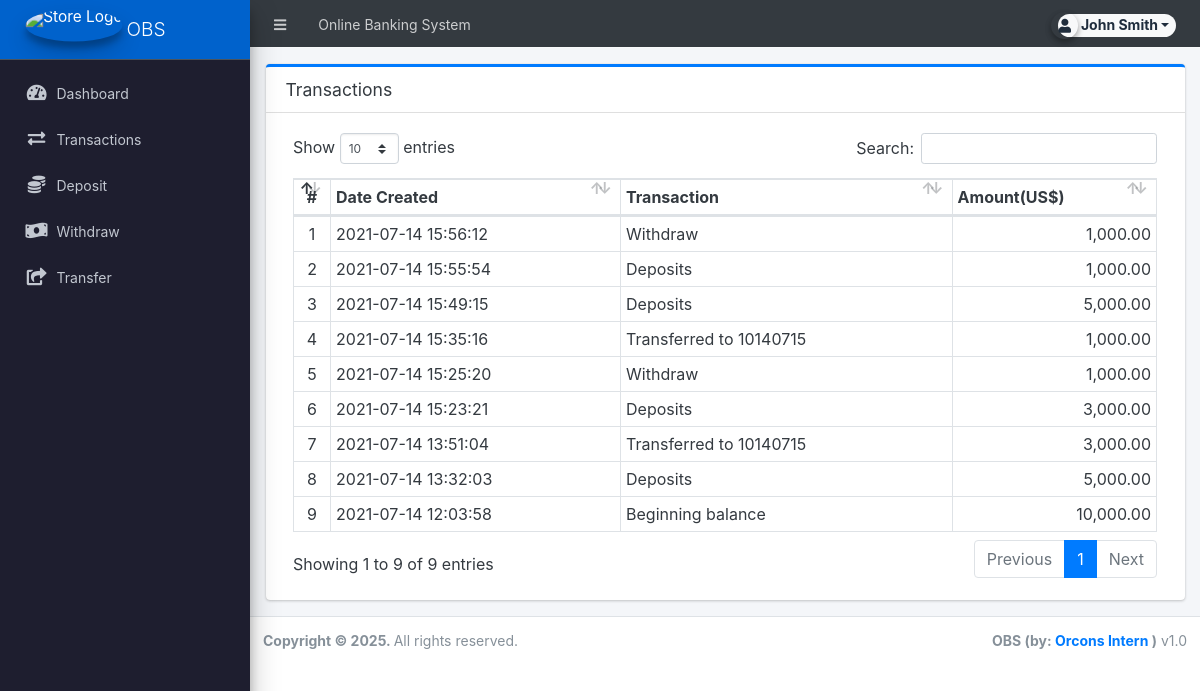
The app's page /client/?page=transaction (signed in) with its own data.
### tables this page shows
CREATE TABLE `transactions` (
  `id` int(30) NOT NULL,
  `account_id` int(30) NOT NULL,
  `type` tinyint(4) NOT NULL COMMENT '1=Cash in, 2= Withdraw, 3=transfer',
  `amount` float NOT NULL,
  `remarks` text DEFAULT NULL,
  `date_created` datetime NOT NULL DEFAULT current_timestamp()
);

### config.php (called while the page is built, shortened)
<?php
require_once('classes/DBConnection.php');
require_once('classes/SystemSettings.php');
function validate_image($file){
	if(!empty($file)){
		if(is_file(base_app.$file)){
			return base_url.$file;
		}else{
			return base_url.'dist/img/no-image-available.png';
		}
	}else{
		return base_url.'dist/img/no-image-available.png';
	}
}
function isMobileDevice(){
    $aMobileUA = array(
        '/iphone/i' => 'iPhone',
        '/ipod/i' => 'iPod',
        '/ipad/i' => 'iPad',
        '/android/i' => 'Android',
        '/blackberry/i' => 'BlackBerry',
        '/webos/i' => 'Mobile'
    );
    return false;
}
?>

### classes/DBConnection.php (called while the page is built, shortened)
<?php
class DBConnection{
    private $host = DB_SERVER;
    private $username = DB_USERNAME;
    private $password = DB_PASSWORD;
    private $database = DB_NAME;
    public $conn;
    public function __construct(){
        if (!isset($this->conn)) {
            $this->conn = new mysqli($this->host, $this->username, $this->password, $this->database);
        }
    }
}
?>

### client/transaction/index.php (the view, shortened to what this page needs)
<div class="card card-outline card-primary">
	<div class="card-header">
		<h3 class="card-title">Transactions</h3>
	</div>
	<div class="card-body">
        <div class="container-fluid">
			<table class="table table-bordered table-stripped" id="indi-list">
				<thead>
					<tr>
						<th class="text-center">#</th>
						<th>Date Created</th>
						<th>Transaction</th>
						<th>Amount(US$)</th>
					</tr>
				</thead>
				<tbody>
					<?php
					$i = 1;
						$qry = $conn->query("SELECT t.*,concat(a.lastname,', ',a.firstname, a.middlename) as `name`,a.account_number from `transactions` t inner join `accounts` a on a.id = t.account_id where t.account_id = '".$_settings->userdata('id')."' order by unix_timestamp(t.date_created) desc ");
						while($row = $qry->fetch_assoc()):
					?>
						<tr>
							<td class="text-center"><?php echo $i++; ?></td>
							<td><?php echo $row['date_created'] ?></td>
							<td><?php echo $row['remarks'] ?></td>
							<td class='text-right'><?php echo number_format($row['amount'],2) ?></td>
						</tr>
					<?php endwhile; ?>
				</tbody>
			</table>
		</div>
	</div>
</div>

### client/index.php (shortened to what this page needs)
<?php require_once('../config.php'); ?>
<?php
$balance = $conn->query("SELECT * FROM `accounts` where id=".$_settings->userdata('id'));
$_settings->set_userdata('balance', $balance->fetch_assoc()['balance']);
?>
 <!DOCTYPE html>
<html lang="en" class="" style="height: auto;">
<?php require_once('inc/header.php') ?>
  <body class="sidebar-mini layout-fixed control-sidebar-slide-open layout-navbar-fixed sidebar-mini-md sidebar-mini-xs" data-new-gr-c-s-check-loaded="14.991.0" data-gr-ext-installed="" style="height: auto;">
    <div class="wrapper">
     <?php require_once('inc/topBarNav.php') ?>
     <?php require_once('inc/navigation.php') ?>
     <?php $page = isset($_GET['page']) ? $_GET['page'] : 'home';  ?>
      <div class="content-wrapper pt-3" style="min-height: 567.854px;">
        <section class="content  text-dark">
          <div class="container-fluid">
            <?php
              if(!file_exists($page.".php") && !is_dir($page)){
                  include '404.html';
              }else{
                if(is_dir($page))
                  include $page.'/index.php';
                else
                  include $page.'.php';
              }
            ?>
          </div>
        </section>
      </div>
      <?php require_once('inc/footer.php') ?>
  </body>
</html>

### client/inc/header.php (shortened to what this page needs)
<head>
    <link rel="stylesheet" href="<?php echo base_url ?>plugins/fontawesome-free/css/all.min.css">
    <link rel="stylesheet" href="<?php echo base_url ?>plugins/tempusdominus-bootstrap-4/css/tempusdominus-bootstrap-4.min.css">
  <link rel="stylesheet" href="<?php echo base_url ?>plugins/datatables-bs4/css/dataTables.bootstrap4.min.css">
  <link rel="stylesheet" href="<?php echo base_url ?>plugins/datatables-responsive/css/responsive.bootstrap4.min.css">
  <link rel="stylesheet" href="<?php echo base_url ?>plugins/datatables-buttons/css/buttons.bootstrap4.min.css">
  <link rel="stylesheet" href="<?php echo base_url ?>plugins/datatables-select/css/select.bootstrap4.min.css">
  <link rel="stylesheet" href="<?php echo base_url ?>plugins/select2/css/select2.min.css">
  <link rel="stylesheet" href="<?php echo base_url ?>plugins/select2-bootstrap4-theme/select2-bootstrap4.min.css">
    <link rel="stylesheet" href="<?php echo base_url ?>plugins/icheck-bootstrap/icheck-bootstrap.min.css">
    <link rel="stylesheet" href="<?php echo base_url ?>plugins/jqvmap/jqvmap.min.css">
    <link rel="stylesheet" href="<?php echo base_url ?>dist/css/adminlte.css">
    <link rel="stylesheet" href="<?php echo base_url ?>dist/css/custom.css">
    <link rel="stylesheet" href="<?php echo base_url ?>plugins/overlayScrollbars/css/OverlayScrollbars.min.css">
    <link rel="stylesheet" href="<?php echo base_url ?>plugins/daterangepicker/daterangepicker.css">
    <link rel="stylesheet" href="<?php echo base_url ?>plugins/summernote/summernote-bs4.min.css">
  <link rel="stylesheet" href="<?php echo base_url ?>plugins/sweetalert2-theme-bootstrap-4/bootstrap-4.min.css">
  <link rel="stylesheet" href="<?php echo base_url ?>plugins/fullcalendar/main.css">
  </head>

### client/inc/topBarNav.php (shortened to what this page needs)
<nav class="main-header navbar navbar-expand navbar-dark border border-light border-top-0  border-left-0 border-right-0 navbar-light text-sm">
  <ul class="navbar-nav">
    <li class="nav-item">
    <a class="nav-link" data-widget="pushmenu" href="#" role="button"><i class="fas fa-bars"></i></a>
    </li>
    <li class="nav-item d-none d-sm-inline-block">
      <a href="<?php echo base_url ?>" class="nav-link"><?php echo (!isMobileDevice()) ? $_settings->info('name'):$_settings->info('short_name'); ?></a>
    </li>
  </ul>
  <ul class="navbar-nav ml-auto">
    <li class="nav-item">
      <div class="btn-group nav-link">
            <button type="button" class="btn btn-rounded badge badge-light dropdown-toggle dropdown-icon" data-toggle="dropdown">
              <span><i class="img-circle elevation-2 user-img fa fa-user text-mute d-flex justify-content-center align-items-center"></i></span>
              <span class="ml-3"><?php echo ucwords($_settings->userdata('firstname').' '.$_settings->userdata('lastname')) ?></span>
            </button>
        </div>
    </li>
  </ul>
</nav>

### client/inc/navigation.php (shortened to what this page needs)
<aside class="main-sidebar sidebar-dark-primary elevation-4 sidebar-no-expand">
  <a href="<?php echo base_url ?>admin" class="brand-link bg-primary text-sm">
    <img src="<?php echo validate_image($_settings->info('logo'))?>" alt="Store Logo" class="brand-image elevation-3">
    <span class="brand-text font-weight-light"><?php echo $_settings->info('short_name') ?></span>
  </a>
  <div class="sidebar os-host os-theme-light os-host-overflow os-host-overflow-y os-host-resize-disabled os-host-transition os-host-scrollbar-horizontal-hidden">
    <div class="os-content-glue" style="margin: 0px -8px; width: 249px; height: 646px;"></div>
    <div class="os-padding">
      <div class="os-viewport os-viewport-native-scrollbars-invisible" style="overflow-y: scroll;">
        <div class="os-content" style="padding: 0px 8px; height: 100%; width: 100%;">
          <nav class="mt-4">
            <ul class="nav nav-pills nav-sidebar flex-column text-sm nav-compact nav-flat nav-child-indent nav-collapse-hide-child" data-widget="treeview" role="menu" data-accordion="false">
              <li class="nav-item dropdown">
                <a href="./" class="nav-link nav-home">
                  <i class="nav-icon fas fa-tachometer-alt"></i>
                  <p>Dashboard</p>
                </a>
              </li>
              <li class="nav-item">
                <a href="./?page=transaction" class="nav-link nav-index">
                  <i class="nav-icon fas fa-exchange-alt"></i>
                  <p>Transactions</p>
                </a>
              </li>
              <li class="nav-item">
                <a href="./?page=transaction/deposit" class="nav-link nav-deposit">
                  <i class="nav-icon fas fa-coins"></i>
                  <p>Deposit</p>
                </a>
              </li>
              <li class="nav-item">
                <a href="./?page=transaction/withdraw" class="nav-link nav-withdraw">
                  <i class="nav-icon fas fa-money-bill-wave"></i>
                  <p>Withdraw</p>
                </a>
              </li>
              <li class="nav-item">
                <a href="./?page=transaction/transfer" class="nav-link nav-transfer">
                  <i class="nav-icon fas fa-share-square"></i>
                  <p>Transfer</p>
                </a>
              </li>
            </ul>
          </nav>
        </div>
      </div>
    </div>
  </div>
</aside>

### client/inc/footer.php (shortened to what this page needs)
<footer class="main-footer text-sm">
        <strong>Copyright © <?php echo date('Y') ?>.
        </strong>
        All rights reserved.
        <div class="float-right d-none d-sm-inline-block">
          <b><?php echo $_settings->info('short_name') ?> (by: <a href="" target="blank">Orcons Intern</a> )</b> v1.0
        </div>
      </footer>
    </div>

### client/inc/topBarNav.php (style rules this page uses)
.user-img { position: absolute; height: 27px; width: 27px; left: -7%; top: -12%; }
.btn-rounded { border-radius: 50px; }

### client/inc/navigation.php (style rules this page uses)
.main-sidebar { background-color: #1e1e2f; color: #fff; box-shadow: 0 0 15px rgba(0, 0, 0, 0.1); }
.brand-link { padding: 15px; border-bottom: 1px solid rgba(255, 255, 255, 0.1); }
.brand-link img { width: 2.5rem; height: 2.5rem; border-radius: 50%; transition: transform 0.3s ease; }
.brand-text { font-size: 1.2rem; font-weight: 600; color: #fff; }
.sidebar { padding: 10px; }
.nav-pills .nav-link { color: #fff; border-radius: 8px; margin: 5px 0; padding: 10px 15px; transition: all 0.3s ease; }
.nav-icon { margin-right: 10px; font-size: 1.1rem; }

### records on screen
transactions: date_created "2021-07-14 15:56:12", remarks "Withdraw", amount "1,000.00"
transactions: date_created "2021-07-14 15:55:54", remarks "Deposits", amount "1,000.00"
transactions: date_created "2021-07-14 15:49:15", remarks "Deposits", amount "5,000.00"
transactions: date_created "2021-07-14 15:35:16", remarks "Transferred to 10140715", amount "1,000.00"
transactions: date_created "2021-07-14 15:25:20", remarks "Withdraw", amount "1,000.00"
transactions: date_created "2021-07-14 15:23:21", remarks "Deposits", amount "3,000.00"
transactions: date_created "2021-07-14 13:51:04", remarks "Transferred to 10140715", amount "3,000.00"
transactions: date_created "2021-07-14 13:32:03", remarks "Deposits", amount "5,000.00"
transactions: date_created "2021-07-14 12:03:58", remarks "Beginning balance", amount "10,000.00"

### other values on screen
$_settings->info('name') "Online Banking System"
$_settings->userdata('firstname').' '.$_settings->userdata('lastname') "John Smith"
$_settings->info('short_name') "OBS"
